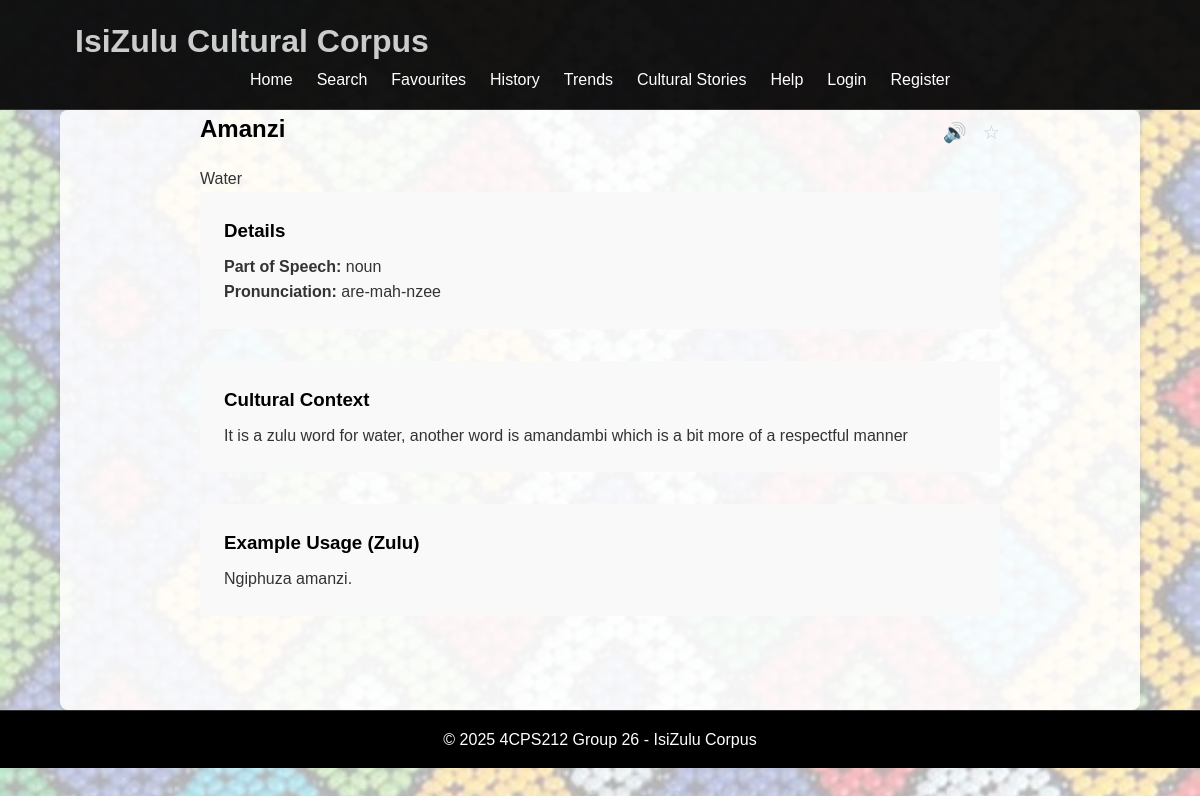
Screenshot of /word/9/ with the database file from the repository.
### main_app/models.py (models this page shows, shortened)
class ZuluWord(models.Model):
    PARTS_OF_SPEECH = [
        ('noun', 'Noun'),
        ('verb', 'Verb'),
        ('adjective', 'Adjective'),
        ('adverb', 'Adverb'),
        ('greeting', 'Greeting'),
        ('farewell', 'Farewell'),
        ('phrase', 'Phrase'),
    ]
    zulu_word = models.CharField(max_length=100)
    english_translation = models.CharField(max_length=100)
    swati_translation = models.CharField(max_length=100)
    sotho_translation = models.CharField(max_length=100)
    pronunciation_guide = models.CharField(max_length=100, blank=True)
    part_of_speech = models.CharField(max_length=50, choices=PARTS_OF_SPEECH)
    cultural_context = models.TextField(blank=True)
    example_sentence_zulu = models.TextField(blank=True)
    example_sentence_english = models.TextField(blank=True)
    example_sentence_swati = models.TextField(blank=True)
    example_sentence_sotho = models.TextField(blank=True)
    synonyms = models.ManyToManyField('self', blank=True, symmetrical=False)
    date_added = models.DateTimeField(default=timezone.now)

### main_app/views.py (the view)
# urls.py: path('word/<int:word_id>/', views.word_detail, name='word_detail'),
def word_detail(request, word_id):
    word = get_object_or_404(ZuluWord, id=word_id)
    similar_words = ZuluWord.objects.filter(
        part_of_speech=word.part_of_speech
    ).exclude(id=word.id)[:5]
    return render(request, 'word_detail.html', {
        'word': word,
        'similar_words': similar_words
    })

### templates/word_detail.html (shortened to what this page needs)
{% extends 'base.html' %}
{% block content %}
<div class="word-detail-container">
    <div class="word-header">
        <h2>{{ word.zulu_word }}</h2>
        <div class="word-actions">
            <button class="tts-btn" data-text="{{ word.zulu_word }}">🔊</button>
            <button class="fav-btn {% if word.is_favourite %}active{% endif %}" data-word-id="{{ word.id }}">☆</button>
        </div>
    </div>
    <div class="word-details">
        <p class="english-translation">{{ word.english_translation }}</p>
        <div class="detail-section">
            <h3>Details</h3>
            <p><strong>Part of Speech:</strong> {{ word.part_of_speech }}</p>
            {% if word.pronunciation_guide %}
            <p><strong>Pronunciation:</strong> {{ word.pronunciation_guide }}</p>
            {% endif %}
        </div>
        {% if word.cultural_context %}
        <div class="detail-section">
            <h3>Cultural Context</h3>
            <p>{{ word.cultural_context }}</p>
        </div>
        {% endif %}
        {% if word.example_sentence_zulu %}
        <div class="detail-section">
            <h3>Example Usage (Zulu)</h3>
            <p class="zulu-example">{{ word.example_sentence_zulu }}</p>
        </div>
        {% endif %}
    </div>
</div>
{% endblock %}

### static/css/style.css (style rules this page uses)
:root { --primary-color: #000; --secondary-color: #333; --accent-color: #2c5530; --light-bg: #f9f9f9; --border-color: #eee; --text-light: #666; --error-color: #c62828; --white: #fff; --shadow: 0 2px 5px rgba(0,0,0,0.1); --radius: 4px; --transition: all 0.3s ease; }
*, *::before, *::after { margin: 0; padding: 0; box-sizing: border-box; }
body { font-family: 'Arial', sans-serif; line-height: 1.6; color: var(--secondary-color); background-image: url('../images/Beadwork.jpeg'); background-size: cover; background-position: center; background-attachment: fixed; background-repeat: no-repeat; min-height: 100vh; position: relative; }
body::before { content: ''; position: fixed; top: 0; left: 0; width: 100%; height: 100%; background-color: rgba(255, 255, 255, 0.7); z-index: -1; }
h2, h3, h4 { margin-bottom: 0.5rem; color: var(--primary-color); }
.word-header { display: flex; justify-content: space-between; align-items: center; margin-bottom: 10px; flex-wrap: wrap; gap: 10px; }
.word-actions { display: flex; gap: 0.5rem; }
.tts-btn, .fav-btn, .example-tts { background: none; border: none; cursor: pointer; font-size: 1.2rem; margin-left: 0.5rem; transition: var(--transition); }
.fav-btn { color: #ccc; }
.auth-container, .profile-container, .help-container, .history-container, .favourites-container, .word-detail-container, .trends-container { max-width: 800px; margin: 0 auto; }
.detail-section, .profile-section, .help-section { margin-bottom: 2rem; padding: 1.5rem; background-color: var(--light-bg); border-radius: var(--radius); }

### rows the page displays
ZuluWord: zulu_word "Amanzi", english_translation "Water", part_of_speech "noun", pronunciation_guide "are-mah-nzee", cultural_context "It is a zulu word for water, another word is amandambi which is a bit more of a respectful manner", example_sentence_zulu "Ngiphuza amanzi."
